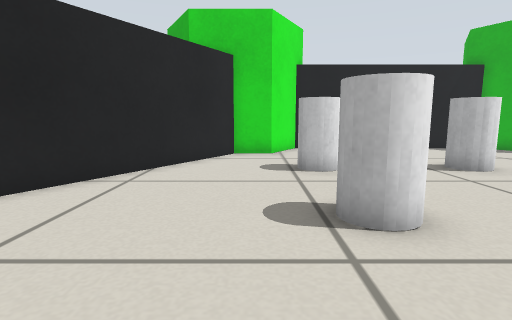
[1] (above)

15 first-person views from a walk through a Gazebo world. The camera is 0.37 m above the floor, tilts 8° down and sees 80° across. The floor is counted in squares, 0.25 m on a side. Each view is taken from the middle of a square. On the plan, view 1 faces up. The plan holds only what a view shows up to about 15 squares ahead; the rest is blank. The place goes on beyond the plan.

[2]
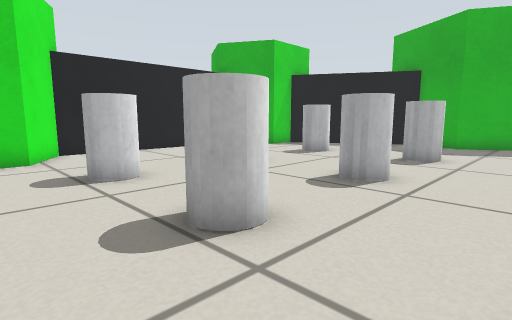

[3]
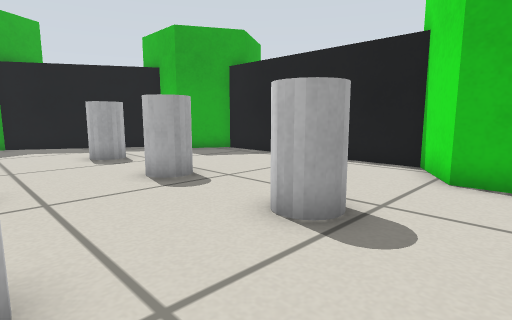

[4]
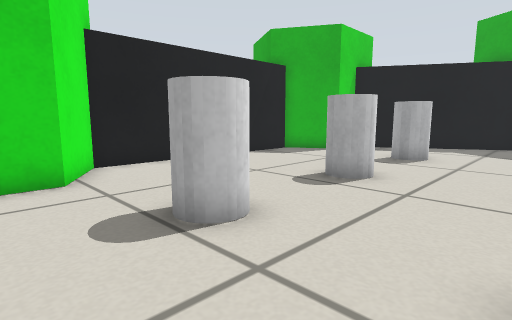

[5]
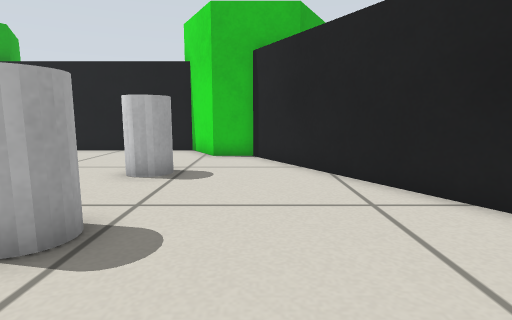

[6]
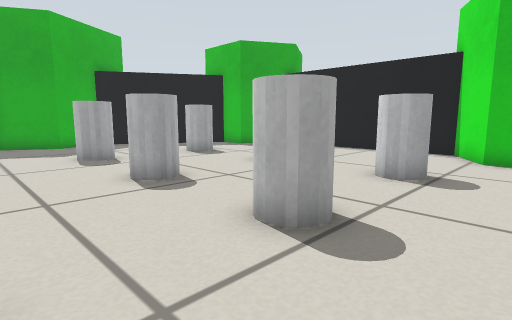

[7]
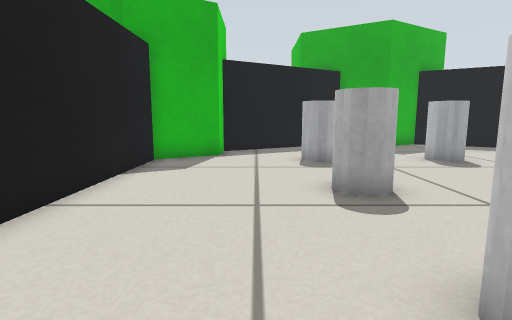

[8]
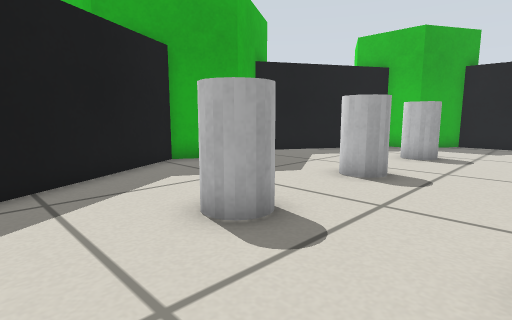

[9]
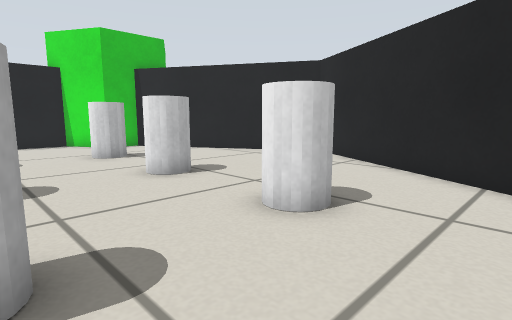

[10]
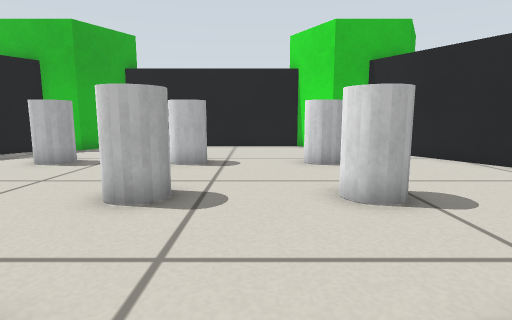

[11]
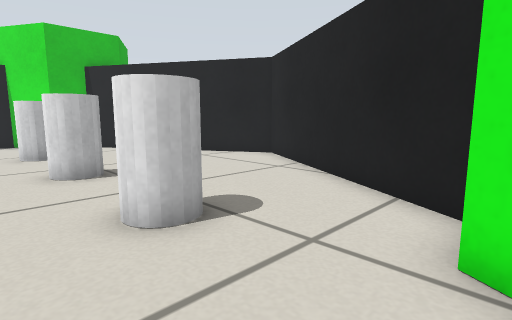

[12]
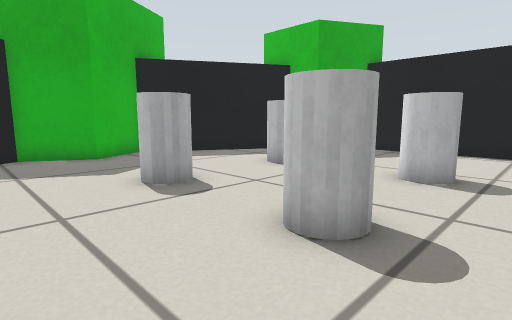

[13]
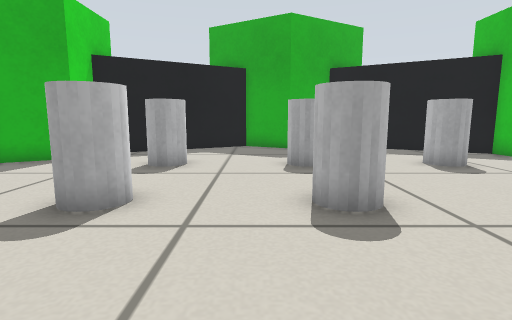

[14]
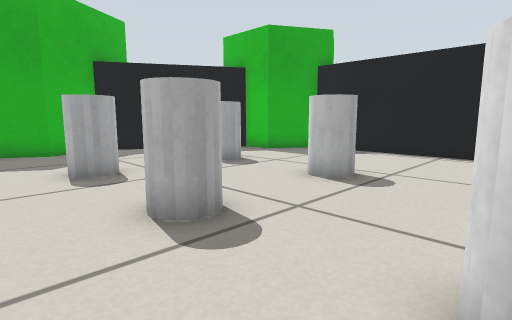

[15]
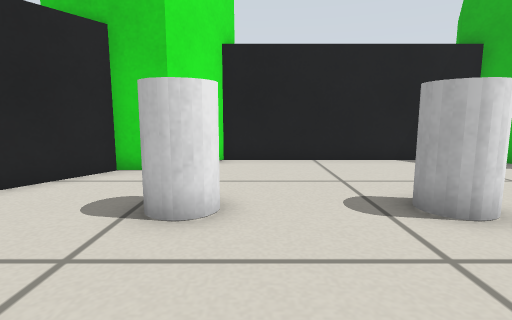

### Floor plan
Points are (right, up) in squares from view 1. A wall is a line through its corners. A room is listed if a view was taken in it or the views show most of it. See-through windows are left out.
Room 1 (views 1, 2, 3, 4, 5, 6, 7, 8, 9, 10, 11, 12, 13, 14, 15)
walls: (0.6, -3.6) (1.9, -5.8) (10.5, -5.8) (11.8, -3.6) (13.3, -3.6) (16.7, 2.3) (15.5, 4.4) (16.7, 6.5) (13.3, 12.4) (11.8, 12.4) (10.6, 14.6) (1.9, 14.6) (0.6, 12.4) (-0.9, 12.4) (-5.5, 4.4) (-0.9, -3.6) (0.6, -3.6)
objects: white cylinder (1, 0) to (2, 0); white cylinder (1, 4) to (2, 5); white cylinder (1, 8) to (2, 9); white cylinder (6, 0) to (7, 0); white cylinder (6, 4) to (7, 5); white cylinder (6, 8) to (7, 9); white cylinder (10, 0) to (11, 0); white cylinder (10, 4) to (11, 5); white cylinder (10, 8) to (11, 9)

Positions as (right, up) in squares from view 1, and headings:
1: (0, 0), facing up
2: (-1, 1), facing up-right
3: (-1, 4), facing down-right
4: (-1, 5), facing up-right
5: (-1, 8), facing down
6: (-1, 8), facing down-right
7: (0, 11), facing right
8: (7, 12), facing down-right
9: (6, 12), facing down-left
10: (4, 10), facing down
11: (4, 13), facing down-left
12: (4, 8), facing down-right
13: (1, 6), facing right
14: (2, 7), facing down-right
15: (3, 4), facing up
